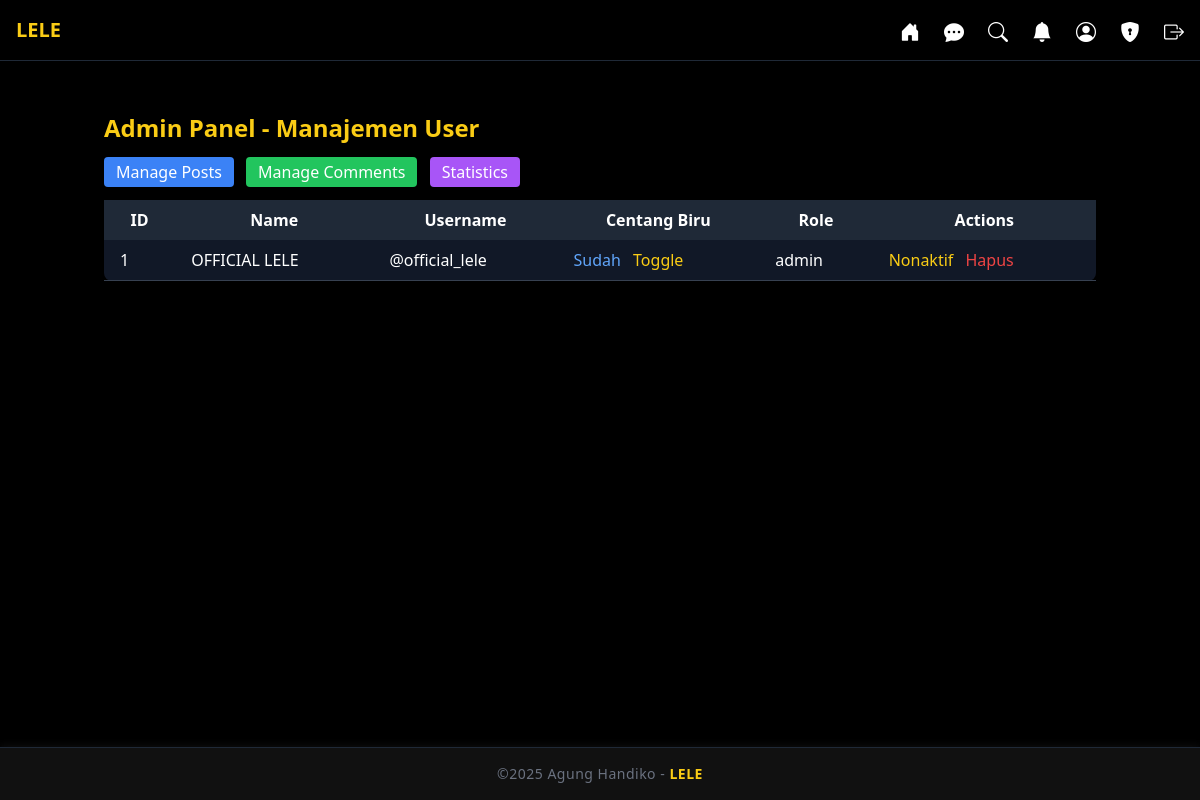
Page /admin/admin (signed in) on the committed database.
### app/models.py (models this page shows, shortened)
class User(UserMixin, db.Model):
    id = db.Column(db.Integer, primary_key=True)
    name = db.Column(db.String(100), nullable=False, server_default="Pengguna")
    username = db.Column(db.String(64), unique=True)
    email = db.Column(db.String(120), unique=True)
    password = db.Column(db.String(128))
    role = db.Column(db.String(20), default="user")
    bio = db.Column(db.String(255), default="")
    gender = db.Column(db.String(10), default="unspecified")
    birthdate = db.Column(db.String(20), default="")
    photo = db.Column(db.String(255), default="default.jpg")
    is_verified = db.Column(db.Boolean, default=False)
    otp_code = db.Column(db.String(6))
    otp_expiry = db.Column(db.DateTime)
    posts = db.relationship("Post", backref="user", lazy=True)
    sent_messages = db.relationship(
        "ChatMessage",
        foreign_keys="ChatMessage.sender_id",
        backref="sender",
        lazy=True
    )
    received_messages = db.relationship(
        "ChatMessage",
        foreign_keys="ChatMessage.receiver_id",
        backref="receiver",
        lazy=True
    )
    followed = db.relationship(
        'User',
        secondary=followers,
        primaryjoin=(followers.c.follower_id == id),
        secondaryjoin=(followers.c.followed_id == id),
        backref=db.backref('followers', lazy='dynamic'),
        lazy='dynamic'
    )

### app/blueprints/admin_routes.py (the view)
@admin.route('/admin', methods=['GET'])
def admin_dashboard():
    search_query = request.args.get('search')
    if search_query:
        users = User.query.filter(
            (User.username.ilike(f'%{search_query}%')) |
            (User.email.ilike(f'%{search_query}%'))
        ).order_by(User.id.desc()).all()
    else:
        users = User.query.order_by(User.id.desc()).all()
    return render_template('admin_panel.html', users=users)

### app/blueprints/admin_routes.py (called while the page is built)
@admin.before_request
@login_required
def admin_only():
    if current_user.role != 'admin':
        flash("Kamu tidak memiliki akses ke halaman admin.", "danger")
        return redirect(url_for('main.home'))

### app/templates/admin_panel.html
{% extends 'base.html' %}
{% block content %}
<div class="container mx-auto p-4 mt-20">
  <h2 class="text-2xl font-bold mb-4 text-yellow-400">Admin Panel - Manajemen User</h2>
  <div class="mb-4">
    <a href="{{ url_for('admin.manage_posts') }}" class="bg-blue-500 px-3 py-1 rounded text-white mr-2">Manage Posts</a>
    <a href="{{ url_for('admin.manage_comments') }}" class="bg-green-500 px-3 py-1 rounded text-white mr-2">Manage Comments</a>
    <a href="{{ url_for('admin.admin_statistics') }}" class="bg-purple-500 px-3 py-1 rounded text-white">Statistics</a>
  </div>
  <div class="overflow-x-auto">
    <table class="min-w-full bg-gray-900 text-white rounded-lg">
      <thead class="bg-gray-800">
        <tr>
          <th class="py-2 px-4">ID</th>
          <th class="py-2 px-4">Name</th>
          <th class="py-2 px-4">Username</th>
          <th class="py-2 px-4">Centang Biru</th>
          <th class="py-2 px-4">Role</th>
          <th class="py-2 px-4">Actions</th>
        </tr>
      </thead>
      <tbody>
        {% for user in users %}
        <tr class="border-b border-gray-700">
          <td class="py-2 px-4">{{ user.id }}</td>
          <td class="py-2 px-4">{{ user.name }}</td>
          <td class="py-2 px-4">{{ user.username }}</td>
          <td class="py-2 px-4">
            {% if user.is_verified %}
              <span class="text-blue-400">Sudah</span>
            {% else %}
              <span class="text-red-400">Belum</span>
            {% endif %}
            <a href="{{ url_for('admin.verify_user', user_id=user.id) }}" class="text-yellow-400 ml-2">Toggle</a>
          </td>
          <td class="py-2 px-4">{{ user.role }}</td>
          <td class="py-2 px-4">
            <a href="{{ url_for('admin.disable_user', user_id=user.id) }}" class="text-yellow-400 mr-2">Nonaktif</a>
            <a href="{{ url_for('admin.delete_user', user_id=user.id) }}" class="text-red-500">Hapus</a>
          </td>
        </tr>
        {% endfor %}
      </tbody>
    </table>
  </div>
</div>
{% endblock %}

### app/static/css/style.css (style rules this page uses)
body { font-family: 'Segoe UI', Tahoma, Geneva, Verdana, sans-serif; background-color: #000; color: #fff; scroll-behavior: smooth; }
a { transition: color 0.2s ease; }

### rows in the picture
User: id "1", name "OFFICIAL LELE", username "@official_lele", is_verified "Sudah", role "admin"
